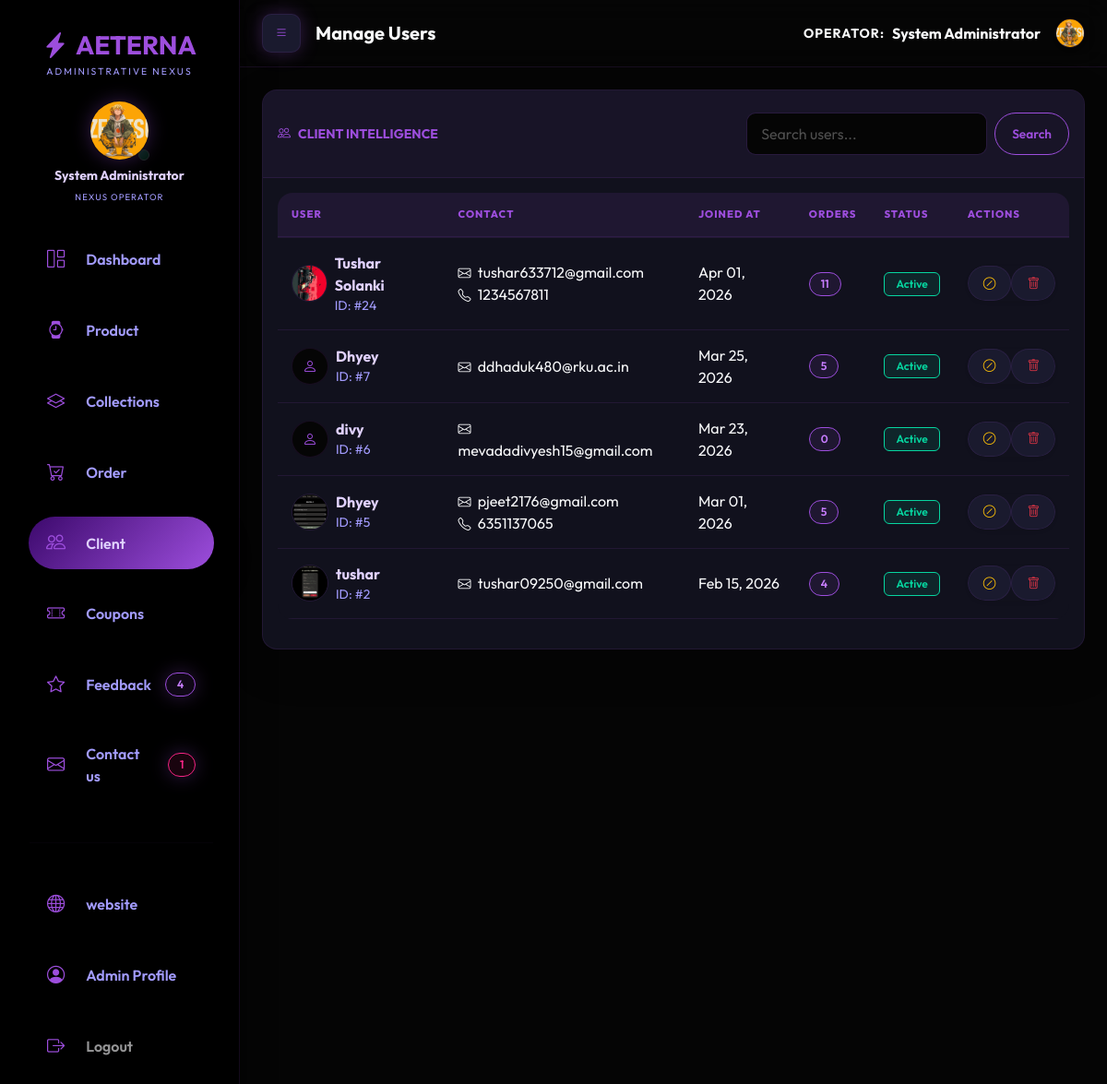
Screenshot of /admin/users.php (signed in) with the database file from the repository.
### tables this page shows
CREATE TABLE `users` (
  `id` int(11) NOT NULL,
  `full_name` varchar(100) NOT NULL,
  `email` varchar(100) NOT NULL,
  `password` varchar(255) NOT NULL,
  `phone` varchar(20) DEFAULT NULL,
  `address` text DEFAULT NULL,
  `profile_image` varchar(255) DEFAULT NULL,
  `is_active` tinyint(1) DEFAULT 0,
  `activation_token` varchar(100) DEFAULT NULL,
  `created_at` timestamp NULL DEFAULT current_timestamp(),
  `updated_at` timestamp NULL DEFAULT current_timestamp() ON UPDATE current_timestamp()
);

### includes/functions.php (called while the page is built, shortened)
<?php
function isAdminLoggedIn() {
    return isset($_SESSION['admin_id']) && !empty($_SESSION['admin_id']);
}
function getCurrentAdmin($conn) {
    $stmt = $conn->prepare("SELECT * FROM admins WHERE id = ?");
    $stmt->execute([$_SESSION['admin_id']]);
    return $stmt->fetch();
}
?>

### includes/security.php (called while the page is built, shortened)
<?php
function escapeOutput($data) {
    return htmlspecialchars($data, ENT_QUOTES, 'UTF-8');
}
?>

### admin/users.php (the view, shortened to what this page needs)
<?php
require_once '../includes/config.php';
$admin = getCurrentAdmin($conn);
$search = isset($_GET['search']) ? sanitizeInput($_GET['search']) : '';
$sql = "SELECT * FROM users";
$params = [];
$sql .= " ORDER BY created_at DESC";
$stmt = $conn->prepare($sql);
$stmt->execute($params);
$users = $stmt->fetchAll();
$pageTitle = 'Manage Users';
include 'includes/header.php';
?>
<div class="card border-0 shadow-lg">
    <div class="card-header py-4 border-0 d-flex justify-content-between align-items-center">
        <h5 class="mb-0 fw-bold text-primary-purple small text-uppercase"><i class="bi bi-people me-2"></i>Client Intelligence</h5>
        <form class="d-flex" method="GET">
            <input class="form-control me-2" type="search" name="search" placeholder="Search users..." value="<?php echo escapeOutput($search); ?>">
            <button class="btn btn-outline-primary" type="submit">Search</button>
        </form>
    </div>
    <div class="card-body">
        <div class="table-responsive">
            <table class="table table-hover align-middle">
                <thead>
                    <tr>
                        <th>User</th>
                        <th>Contact</th>
                        <th>Joined At</th>
                        <th>Orders</th>
                        <th>Status</th>
                        <th>Actions</th>
                    </tr>
                </thead>
                <tbody>
                    <?php foreach ($users as $user):
                        $stmt = $conn->prepare("SELECT COUNT(*) FROM orders WHERE user_id = ?");
                        $stmt->execute([$user['id']]);
                        $ordersCount = $stmt->fetchColumn();
                    ?>
                    <tr>
                        <td>
                            <div class="d-flex align-items-center">
                                <?php if ($user['profile_image']): ?>
                                    <img src="<?php echo SITE_URL; ?>/uploads/profiles/<?php echo $user['profile_image']; ?>" class="rounded-circle me-2 border border-purple" style="width: 40px; height: 40px; object-fit: cover;">
                                <?php else: ?>
                                    <div class="rounded-circle bg-dark d-flex align-items-center justify-content-center me-2 border border-purple" style="width: 40px; height: 40px;">
                                        <i class="bi bi-person text-primary-purple"></i>
                                    </div>
                                <?php endif; ?>
                                <div>
                                    <div class="fw-bold text-white"><?php echo escapeOutput($user['full_name']); ?></div>
                                    <div class="small text-muted">ID: #<?php echo $user['id']; ?></div>
                                </div>
                            </div>
                        </td>
                        <td>
                            <div><i class="bi bi-envelope small me-1"></i> <?php echo escapeOutput($user['email']); ?></div>
                            <?php if ($user['phone']): ?>
                            <div><i class="bi bi-telephone small me-1"></i> <?php echo escapeOutput($user['phone']); ?></div>
                            <?php endif; ?>
                        </td>
                        <td><?php echo date('M d, Y', strtotime($user['created_at'])); ?></td>
                        <td>
                            <span class="badge bg-primary-purple rounded-pill"><?php echo $ordersCount; ?></span>
                        </td>
                        <td>
                            <?php if ($user['is_active']): ?>
                                <span class="badge bg-success">Active</span>
                            <?php else: ?>
                                <span class="badge bg-danger">Inactive</span>
                            <?php endif; ?>
                        </td>
                        <td>
                             <div class="btn-group shadow-sm rounded-pill overflow-hidden">
                                <form method="POST" class="d-inline">
                                    <?php if ($user['is_active']): ?>
                                        <button type="submit" name="toggle_status" class="btn btn-dark btn-sm px-3" title="Deactivate" onclick="return confirm('Deactivate this user?')">
                                            <i class="bi bi-slash-circle text-warning"></i>
                                        </button>
                                    <?php endif; ?>
                                </form>
                                <form method="POST" class="d-inline" onsubmit="return confirm('Are you sure you want to delete this user? This cannot be undone.');">
                                    <button type="submit" name="delete_user" class="btn btn-dark btn-sm px-3 border-start" style="border-color: var(--border-color) !important;" title="Delete">
                                        <i class="bi bi-trash text-danger"></i>
                                    </button>
                                </form>
                            </div>
                        </td>
                    </tr>
                    <?php endforeach; ?>
                </tbody>
            </table>
        </div>
    </div>
</div>
<?php include 'includes/footer.php'; ?>

### admin/includes/header.php (shortened to what this page needs)
<!DOCTYPE html>
<html lang="en">
<head>
    <link href="https://cdn.jsdelivr.net/npm/bootstrap@5.3.0/dist/css/bootstrap.min.css" rel="stylesheet">
    <link rel="stylesheet" href="https://cdn.jsdelivr.net/npm/bootstrap-icons@1.11.0/font/bootstrap-icons.css">
    <link rel="stylesheet" href="<?php echo SITE_URL; ?>/admin/assets/css/style.css">
</head>
<body>
    <div class="d-flex">
        <?php include 'includes/sidebar.php'; ?>
        <div class="flex-grow-1 main-content" style="min-width:0;">
            <nav class="navbar navbar-expand-lg px-3 px-md-4 border-bottom border-purple"
                 style="background: var(--glass-purple); backdrop-filter: blur(15px); -webkit-backdrop-filter: blur(15px);">
                <button class="btn btn-dark border-purple text-primary-purple me-3 shadow-glow flex-shrink-0" id="sidebarCollapse" aria-label="Open sidebar">
                    <i class="bi bi-list"></i>
                </button>
                <span class="navbar-brand mb-0 h4 fw-bold text-white text-truncate" style="max-width:calc(100vw - 180px);">
                    <?php echo $pageTitle; ?>
                </span>
                <div class="ms-auto d-flex align-items-center gap-2 flex-shrink-0">
                    <div class="d-lg-flex align-items-center gap-2">
                        <span class="text-muted small text-uppercase fw-bold" style="letter-spacing:1px;">Operator:</span>
                        <strong class="text-white"><?php echo escapeOutput($admin['full_name']); ?></strong>
                    </div>
                    <div class="ms-2">
                        <?php if ($admin['profile_image']): ?>
                            <a href="<?php echo SITE_URL; ?>/admin/profile.php">
                                <img src="<?php echo SITE_URL; ?>/uploads/admins/<?php echo $admin['profile_image']; ?>"
                                     class="rounded-circle border border-purple shadow-sm hover-scale"
                                     style="width: 32px; height: 32px; object-fit: cover;">
                            </a>
                        <?php else: ?>
                            <a href="<?php echo SITE_URL; ?>/admin/profile.php" class="text-primary-purple h4 mb-0">
                                <i class="bi bi-person-circle"></i>
                            </a>
                        <?php endif; ?>
                    </div>
                </div>
            </nav>
            <div class="p-3 p-md-4">

### admin/includes/sidebar.php (shortened to what this page needs)
<div id="sidebar" class="sidebar p-3 border-end border-purple" style="background: var(--sidebar-dark);">
    <div class="sidebar-brand mb-2 p-3 text-center">
        <h3 class="mb-0 fw-bold text-primary-purple animate-pulse"><i class="bi bi-lightning-charge-fill me-2"></i>AETERNA</h3>
        <p class="text-muted text-uppercase mb-0 mt-1" style="font-size: 0.65rem; letter-spacing: 2px;">Administrative Nexus</p>
    </div>
    <div class="sidebar-user-panel px-3 mb-4 text-center">
        <div class="position-relative d-inline-block mb-2">
            <?php if ($admin['profile_image']): ?>
                <img src="<?php echo SITE_URL; ?>/uploads/admins/<?php echo $admin['profile_image']; ?>"
                     class="rounded-circle shadow-glow pulse-purple border border-purple"
                     style="width: 65px; height: 65px; object-fit: cover;">
            <?php endif; ?>
            <span class="position-absolute bottom-0 end-0 bg-success border border-dark rounded-circle p-1" style="width:12px; height:12px;"></span>
        </div>
        <h6 class="text-white mb-0 fw-bold small"><?php echo escapeOutput($admin['full_name']); ?></h6>
        <span class="text-muted" style="font-size: 0.6rem; letter-spacing: 1px;">NEXUS OPERATOR</span>
    </div>
    <ul class="nav flex-column">
        <li class="nav-item mb-2">
            <a class="nav-link rounded-pill <?php echo basename($_SERVER['PHP_SELF']) == 'index.php' ? 'active shadow-lg' : 'text-muted'; ?>"
               href="<?php echo SITE_URL; ?>/admin/index.php">
                <i class="bi bi-grid-1x2 me-2"></i> Dashboard
            </a>
        </li>
        <li class="nav-item mb-2">
            <a class="nav-link rounded-pill <?php echo basename($_SERVER['PHP_SELF']) == 'products.php' || basename($_SERVER['PHP_SELF']) == 'add-product.php' || basename($_SERVER['PHP_SELF']) == 'edit-product.php' ? 'active shadow-lg' : 'text-muted'; ?>"
               href="<?php echo SITE_URL; ?>/admin/products.php">
                <i class="bi bi-watch me-2"></i> Product
            </a>
        </li>
        <li class="nav-item mb-2">
            <a class="nav-link rounded-pill <?php echo basename($_SERVER['PHP_SELF']) == 'categories.php' ? 'active shadow-lg' : 'text-muted'; ?>"
               href="<?php echo SITE_URL; ?>/admin/categories.php">
                <i class="bi bi-layers me-2"></i> Collections
            </a>
        </li>
        <li class="nav-item mb-2">
            <a class="nav-link rounded-pill <?php echo basename($_SERVER['PHP_SELF']) == 'orders.php' ? 'active shadow-lg' : 'text-muted'; ?>"
               href="<?php echo SITE_URL; ?>/admin/orders.php">
                <i class="bi bi-cart-check me-2"></i> Order
            </a>
        </li>
        <li class="nav-item mb-2">
            <a class="nav-link rounded-pill <?php echo basename($_SERVER['PHP_SELF']) == 'users.php' ? 'active shadow-lg' : 'text-muted'; ?>"
               href="<?php echo SITE_URL; ?>/admin/users.php">
                <i class="bi bi-people me-2"></i> Client
            </a>
        </li>
        <li class="nav-item mb-2">
            <a class="nav-link rounded-pill <?php echo basename($_SERVER['PHP_SELF']) == 'coupons.php' ? 'active shadow-lg' : 'text-muted'; ?>"
               href="<?php echo SITE_URL; ?>/admin/coupons.php">
                <i class="bi bi-ticket-perforated me-2"></i> Coupons
            </a>
        </li>
        <li class="nav-item mb-2">
            <a class="nav-link rounded-pill <?php echo basename($_SERVER['PHP_SELF']) == 'reviews.php' ? 'active shadow-lg' : 'text-muted'; ?>"
               href="<?php echo SITE_URL; ?>/admin/reviews.php">
                <i class="bi bi-star me-2"></i> Feedback
                <?php
                try {
                    $pendingReviewsStmt = $conn->query("SELECT COUNT(*) FROM reviews WHERE is_approved = 0");
                    $pendingCount = $pendingReviewsStmt->fetchColumn();
                    if ($pendingCount > 0):
                    ?>
                    <span class="badge bg-primary-purple rounded-pill float-end shadow-glow pulse-purple"><?php echo $pendingCount; ?></span>
                    <?php
                    endif;
                } catch (Exception $e) {}
                ?>
            </a>
        </li>
        <li class="nav-item mb-2">
            <a class="nav-link rounded-pill <?php echo basename($_SERVER['PHP_SELF']) == 'contact-messages.php' || basename($_SERVER['PHP_SELF']) == 'view-message.php' ? 'active shadow-lg' : 'text-muted'; ?>"
               href="<?php echo SITE_URL; ?>/admin/contact-messages.php">
                <i class="bi bi-envelope me-2"></i>Contact us
                <?php
                $unreadStmt = $conn->query("SELECT COUNT(*) FROM contact_messages WHERE is_read = 0");
                $unreadCount = $unreadStmt->fetchColumn();
                if ($unreadCount > 0):
                ?>
                <span class="badge bg-danger rounded-pill float-end shadow-glow animate-pulse"><?php echo $unreadCount; ?></span>
                <?php endif; ?>
            </a>
        </li>
        <li class="my-3 px-3"><hr class="border-purple opacity-25"></li>
        <li class="nav-item mb-2">
            <a class="nav-link rounded-pill text-muted" href="<?php echo SITE_URL; ?>" target="_blank">
                <i class="bi bi-globe me-2"></i> website
            </a>
        </li>
        <li class="nav-item mb-2">
            <a class="nav-link rounded-pill <?php echo basename($_SERVER['PHP_SELF']) == 'profile.php' ? 'active shadow-lg' : 'text-muted'; ?>"
               href="<?php echo SITE_URL; ?>/admin/profile.php">
                <i class="bi bi-person-circle me-2"></i> Admin Profile
            </a>
        </li>
        <li class="nav-item mb-2">
            <a class="nav-link rounded-pill text-danger" href="<?php echo SITE_URL; ?>/admin/logout.php">
                <i class="bi bi-box-arrow-right me-2"></i> Logout
            </a>
        </li>
    </ul>
</div>

### rows the page displays
users: profile_image (picture), full_name "Tushar Solanki", id "24", email "tushar633712@gmail.com", phone "1234567811", created_at "Apr 01, 2026", ordersCount "11", is_active "Active"
users: full_name "Dhyey", id "7", email "ddhaduk480@rku.ac.in", created_at "Mar 25, 2026", ordersCount "5", is_active "Active"
users: full_name "divy", id "6", email "mevadadivyesh15@gmail.com", created_at "Mar 23, 2026", ordersCount "0", is_active "Active"
users: profile_image (picture), full_name "Dhyey", id "5", email "pjeet2176@gmail.com", phone "6351137065", created_at "Mar 01, 2026", ordersCount "5", is_active "Active"
users: profile_image (picture), full_name "tushar", id "2", email "tushar09250@gmail.com", created_at "Feb 15, 2026", ordersCount "4", is_active "Active"

### other values shown
escapeOutput($admin['full_name']) "System Administrator"
$pendingCount "4"
$unreadCount "1"
$pageTitle "Manage Users"
